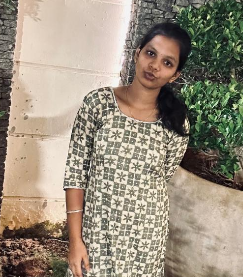
#> input picture Qno. 2.jpg.png, 243 x 277 px
$ jupyter execute --allow-errors Untitled9.ipynb
#> lines starting #> are read from the running program, lines starting #| are printed output that depends on the picture; after the words box and inside, x2 and y2 are one past the last pixel; in counts of white or black regions, pixels touching at a corner belong together
### EXP-1 Image Handling and Pixel Transformations Using OpenCV
### NAME: DEEPIKA.V
### REG.NO: 212224240030

#> (a cell that did not finish here is left out)

[cell 2]
import cv2
import matplotlib.pyplot as plt

# Read the image
image = cv2.imread('Qno. 2.jpg.png')
#> image is the input picture: shape (277, 243, 3); mean B, G, R 125.8, 143, 154.4

# Check whether image is loaded
if image is None:
    print("Image not found!")
else:
    # Get image dimensions
    h, w = image.shape[:2]
#> h = 277; w = 243
    print("Image shape:", image.shape)
#| Image shape: (277, 243, 3)

    # Draw a red circle around the face
    center = (int(w * 0.65), int(h * 0.28))
#> center = (157, 77)
    radius = int(h * 0.16)
#> radius = 44

    circle_img = cv2.circle(
        image.copy(),
        center,
        radius,
        (0, 0, 255),
        5
    )
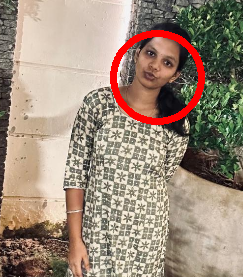
#> circle_img: shape (277, 243, 3); mean B, G, R 123.1, 140, 158.5

    # Convert BGR to RGB
    img_rgb = cv2.cvtColor(circle_img, cv2.COLOR_BGR2RGB)

    # Display image
    plt.imshow(img_rgb)
    plt.title("Image with Circle")
    plt.axis('off')
    plt.show()

[cell 3]
image = cv2.imread('Qno. 2.jpg')

# Convert BGR (OpenCV's default) to RGB (Matplotlib's expected color order)
#> (the rest of this cell did not finish here and is left out)

[cell 4]
image = cv2.imread('Qno. 2.jpg')


# Convert BGR (OpenCV's default) to RGB (Matplotlib's expected color order)
#> (the rest of this cell did not finish here and is left out)

[cell 5]
image = cv2.imread('Qno. 2.jpg.png')
image_rgb = cv2.cvtColor(image, cv2.COLOR_BGR2RGB)
plt.imshow(image_rgb)
plt.title("Original RGB Image")
plt.axis("off")

[cell 6]
image_hsv = cv2.cvtColor(image_rgb, cv2.COLOR_RGB2HSV)
#> image_hsv: shape (277, 243, 3); mean H, S, V 26.4, 58.3, 157.2
plt.imshow(image_hsv)
plt.title("HSV Image")
plt.axis("off")

[cell 7]
image_gray = cv2.cvtColor(image_rgb, cv2.COLOR_RGB2GRAY)
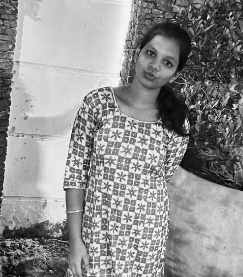
#> image_gray: shape (277, 243); min 3, max 252, mean 144.4
plt.imshow(image_gray, cmap='gray')
plt.title("Grayscale Image")
plt.axis("off")

[cell 8]
image_ycrcb = cv2.cvtColor(image_rgb, cv2.COLOR_RGB2YCrCb)
#> image_ycrcb: shape (277, 243, 3); mean of channels 0, 1, 2 144.4, 135.1, 117.5
plt.imshow(image_ycrcb)
plt.title("YCrCb Image")
plt.axis("off")

[cell 9]
image_hsv_to_rgb = cv2.cvtColor(image_hsv, cv2.COLOR_HSV2RGB)
plt.imshow(image_hsv_to_rgb)
plt.title("HSV to RGB Image")
plt.axis("off")

[cell 10]
image[200:500, 200:500] = [255, 255, 255]  # Rows: 200-499, Columns: 200-499
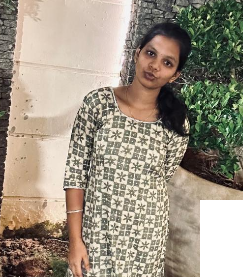
#> image: shape (277, 243, 3); 4.92% of pixels changed, all inside (x1, y1, x2, y2) = (200, 200, 243, 277)
image_rgb = cv2.cvtColor(image, cv2.COLOR_BGR2RGB)
plt.imshow(image_rgb)
plt.title("Image with 300x300 White Block")
plt.axis("off")
plt.show()

[cell 11]
image = cv2.imread('Qno. 2.jpg.png')
image.shape
resized_image = cv2.resize(image, (768 // 2, 600 // 2))  # (new_width, new_height)
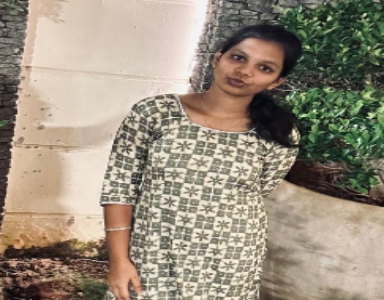
#> resized_image: shape (300, 384, 3); mean B, G, R 125.7, 142.8, 154.2
resized_image_rgb = cv2.cvtColor(resized_image, cv2.COLOR_BGR2RGB)
resized_image_rgb.shape
# Display the resized image
plt.imshow(resized_image_rgb)
plt.title("Resized Image (Half Size)")
plt.axis("off")
plt.show()

[cell 12]
image = cv2.imread('Qno. 2.jpg.png')
image.shape
roi = image[50:350, 50:350]  # Rows: 50-349, Columns: 50-349
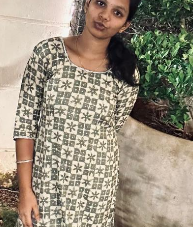
#> roi: shape (227, 193, 3); mean B, G, R 125.2, 142.6, 152.6
roi_rgb = cv2.cvtColor(roi, cv2.COLOR_BGR2RGB)
plt.imshow(roi_rgb)
plt.title("Cropped Region of Interest (ROI)")
plt.axis("off")
plt.show()

[cell 13]
image = cv2.imread('Qno. 2.jpg.png')
flipped_horizontally = cv2.flip(image, 1)
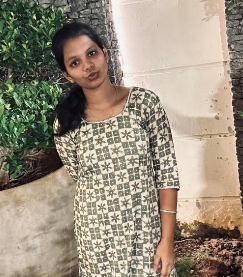
#> flipped_horizontally: shape (277, 243, 3); mean B, G, R 125.8, 143, 154.4
flipped_horizontally_rgb = cv2.cvtColor(flipped_horizontally, cv2.COLOR_BGR2RGB)
plt.imshow(flipped_horizontally_rgb)
plt.title("Flipped Horizontally")
plt.axis("off")
